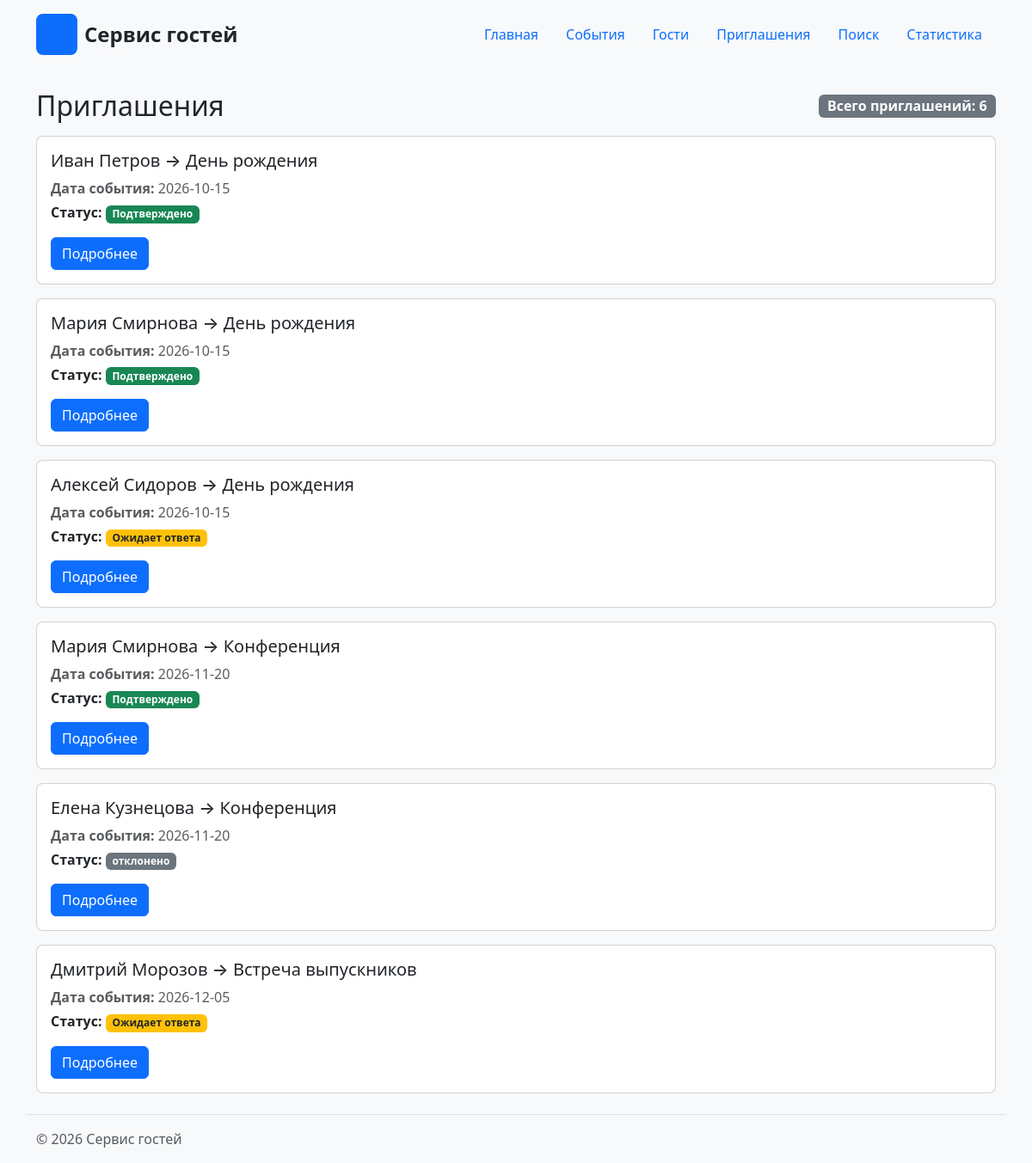
The page /invitations/ on the database its author committed.
### invitations/views.py (the view)
# urls.py: path("invitations/", include("invitations.urls")),
def invitations(request):
    conn = get_connection()
    conn.row_factory = sqlite3.Row
    try:
        invitations_list = conn.execute(
            """
            SELECT invitations.id,
                   events.name AS event_name,
                   events.date AS event_date,
                   guests.name AS guest_name,
                   statuses.title AS status_title,
                   statuses.code AS status_code
            FROM invitations
            JOIN events ON invitations.event_id = events.id
            JOIN guests ON invitations.guest_id = guests.id
            JOIN statuses ON invitations.status_id = statuses.id
            ORDER BY events.date ASC;
            """
        ).fetchall()
    finally:
        conn.close()
    context = {
        "invitations": invitations_list,
    }
    return render(request, "invitations/invitation_list.html", context)

### db/database.py (called while the page is built)
def get_connection():
    conn = sqlite3.connect(DB_PATH)
    conn.execute("PRAGMA foreign_keys = ON")
    return conn

### invitations/templates/invitations/invitation_list.html (shortened to what this page needs)
{% extends "base.html" %}
{% block content %}
<div class="d-flex justify-content-between align-items-center mb-3">
    <h1 class="h2 mb-0">Приглашения</h1>
    <span class="badge bg-secondary fs-6">Всего приглашений: {{ invitations|length }}</span>
</div>
{% for invitation in invitations %}
    {% include "invitations/includes/invitation_card.html" %}
{% empty %}
    <p class="text-muted">Приглашения не найдены.</p>
{% endfor %}
{% endblock %}

### invitations/templates/invitations/includes/invitation_card.html
<article class="card invitation-card mb-3">
    <div class="card-body">
        <h2 class="card-title h5">
            {{ invitation.guest_name }} → {{ invitation.event_name }}
        </h2>
        <p class="card-text text-muted mb-1">
            <strong>Дата события:</strong> {{ invitation.event_date }}
        </p>
        <p class="card-text mb-3">
            <strong>Статус:</strong>
            {% include "invitations/includes/invitation_status.html" %}
        </p>
        <a href="{% url 'invitations:detail' invitation.id %}" class="btn btn-primary">
            Подробнее
        </a>
    </div>
</article>

### invitations/templates/invitations/includes/invitation_status.html
{% if invitation.status_code == 'confirmed' %}
    <span class="badge bg-success invitation-status">
        Подтверждено
    </span>
{% elif invitation.status_code == 'pending' %}
    <span class="badge bg-warning text-dark invitation-status">
        Ожидает ответа
    </span>
{% else %}
    <span class="badge bg-secondary invitation-status">
        {{ invitation.status_title|default:"Отклонено" }}
    </span>
{% endif %}

### homepage/static/homepage/css/style.css (style rules this page uses)
body { min-height: 100vh; background-color: #f8f9fa; }
.event-card, .guest-card, .invitation-card { margin-bottom: 1rem; border-radius: 8px; transition: transform 0.15s ease-in-out, box-shadow 0.15s ease-in-out; }
.invitation-status { font-weight: 600; }

### rows shown on the page
events: guest_name "Иван Петров", event_name "День рождения", event_date "2026-10-15", shows "Подтверждено", guest_name "Мария Смирнова", guest_name "Алексей Сидоров"
events: guest_name "Мария Смирнова", event_name "Конференция", event_date "2026-11-20", shows "Подтверждено", guest_name "Елена Кузнецова", status_title "отклонено"
events: guest_name "Дмитрий Морозов", event_name "Встреча выпускников", event_date "2026-12-05", shows "Ожидает ответа"

### other values the page prints
{{ invitations|length }} "6"
